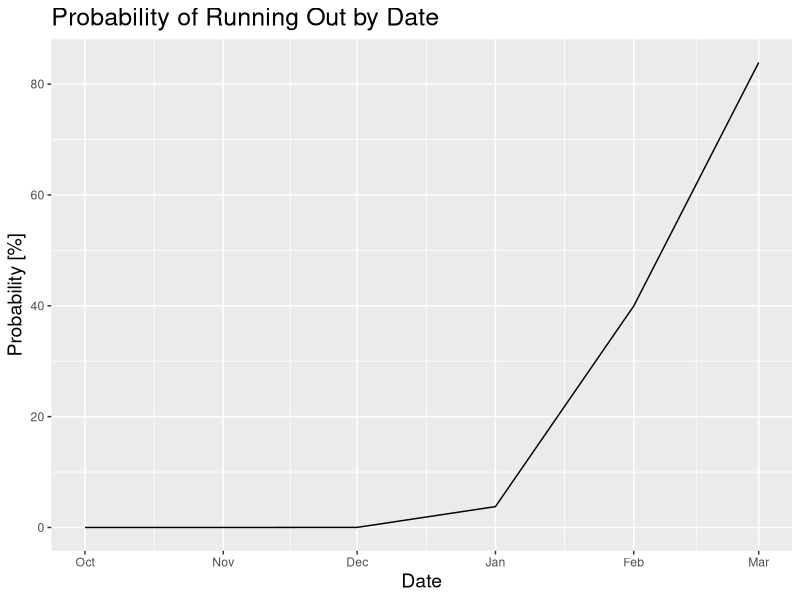

This chart was generated by the following R code:
## ---- chunk 1
knitr::opts_chunk$set(echo = FALSE)
## ---- chunk 2
# Clear the workspace and load libraries
rm(list = ls())

library("ggplot2",quietly = TRUE)

# Vector of dates expressed as calendar quarters

n_months <- 6       # Months into the future to estimate 
initial_date <- as.Date("10/1/2017","%m/%d/%Y")
time_ser <- as.Date(seq(initial_date,by="1 month",length.out=n_months), format = "%m%d%y")

# Monthly part use rate from past history. 
use_ave <- 10
use_std <- 3.5

# Start the simulation loop for statistical forecast
n_sim <- 20000                                    # Number of simulations

# Initialize needed arrays to hold simulation data
Invent <- matrix(nrow=(n_sim),ncol=n_months)       # matrix to hold inventory numbers for each simulation
Prob_Inven <- vector(length = n_months)             # Probability of running out. New systems

for (n in 1:n_sim){                 # Loop for number of simulations
    
    # Initial inventory values for the simulation
    Inven_ini <- 55                 # Initial quantity at hand in inventory

    # Loop for all quarters in the simulation 
    for (i in 1:n_months){              

        # Calculate usage for new systems using normal distribution with past averages
        use_month <- ceiling(rnorm(1,use_ave,use_std))
        
        if (use_month < 0) use_month <- 0     # Make sure the number is not less than zero
    
        Inven_ini <- Inven_ini - use_month
        Invent[n,i] <- Inven_ini              # Update inventory matrix
        
    }
}

# Compute quantiles for each months 

for (i in 1:n_months){
    P = ecdf(Invent[,i])
    Prob_Inven[i] <- P(0)*100
}

# Plot results

plot_data1 <- data.frame(time_ser,Prob_Inven)
names(plot_data1) <- c("Time","Inventory")

plot1 = ggplot(data = plot_data1) + geom_line(aes(x=plot_data1$Time,y=plot_data1$Inventory)) +  labs(title="Probability of Running Out by Date", x="Date",y="Probability [%]") + theme(plot.title = element_text(size = 18)) + theme(axis.title = element_text(size = 14))
## ---- chunk 3
print(plot1)
